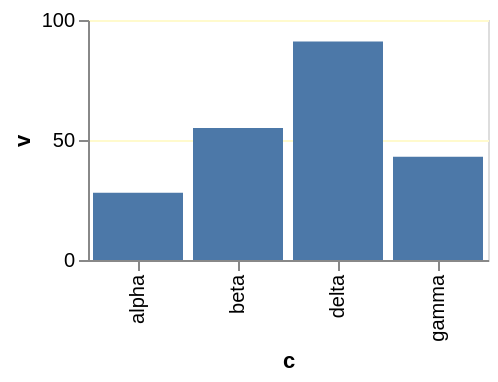

This figure's Vega-Lite source:
### Vega-Lite specification from a JSON file in a GitHub repository (floating-point values rounded to 4 significant figures)
{"$schema": "https://vega.github.io/schema/vega-lite/v6.json", "width": 200, "height": 120, "data": {"values": [{"c": "alpha", "v": 28, "w": 3, "t": "2024-01-07"}, {"c": "beta", "v": 55, "w": 7, "t": "2024-03-19"}, {"c": "gamma", "v": 43, "w": 5, "t": "2024-06-02"}, {"c": "delta", "v": 91, "w": 9, "t": "2024-09-11"}]}, "mark": "bar", "encoding": {"x": {"field": "c", "type": "nominal"}, "y": {"field": "v", "type": "quantitative"}}, "config": {"axis": {"gridColor": "lemonchiffon"}}}
